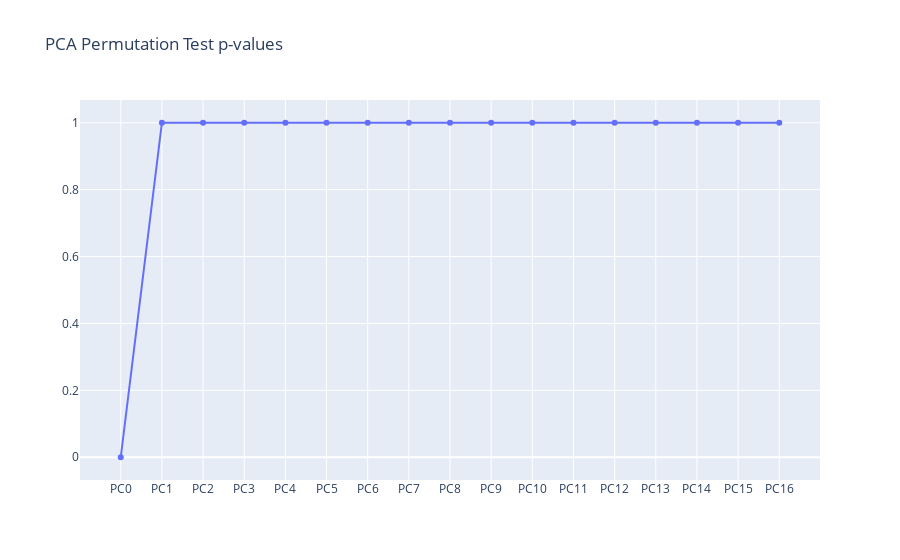

Source (notebook cell):
### Markdown cell above
### Hypothesis Testing

We will use the following hypothesis test to determine if the data is normally distributed:

```
H0: The data is normally distributed.
H1: The data is not normally distributed.
```

### Code cell
N_permutations = 10000
variance = np.zeros((N_permutations, len(df_for_model.columns)))

for i in range(N_permutations):
    X_aux = de_correlate_df(df_for_model)
    
    pca.fit(X_aux)
    variance[i, :] = pca.explained_variance_ratio_


p_val = np.sum(variance > original_variance, axis=0) / N_permutations
fig = go.Figure()
fig.add_trace(go.Scatter(x=[f'PC{i}' for i in range(len(df_for_model.columns))], y=p_val, name='p-value on significance'))
fig.update_layout(title="PCA Permutation Test p-values")

# We get all p-values are 1, which means that the original variance is not significantly different from the variance of the permuted data. Therefore, we cannot reject the null hypothesis that the data is random. This means that the data is not suitable for PCA.

### Figure 1 — Plotly figure (JSON) as saved in the notebook; plotly's stock layout.template omitted (floating-point values rounded to 4 significant figures)
{"data": [{"name": "p-value on significance", "type": "scatter", "x": ["PC0", "PC1", "PC2", "PC3", "PC4", "PC5", "PC6", "PC7", "PC8", "PC9", "PC10", "PC11", "PC12", "PC13", "PC14", "PC15", "PC16"], "y": [0, 1, 1, 1, 1, 1, 1, 1, 1, 1, 1, 1, 1, 1, 1, 1, 1]}], "layout": {"title": {"text": "PCA Permutation Test p-values"}}}
